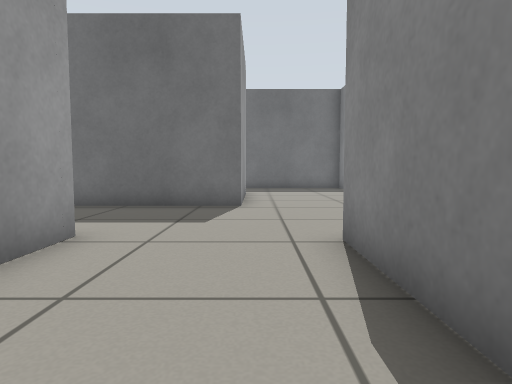
[1] (above)

17 first-person views from a walk through a robot-simulator world made for Gazebo. The camera is 0.5 m above the floor, tilts 4° down and sees 75° across. The floor is counted in squares, 0.5 m on a side. Each view is taken from the middle of a square. On the plan, view 1 faces up. The plan holds only what a view shows up to about 12 squares ahead; the rest is blank.

[2]
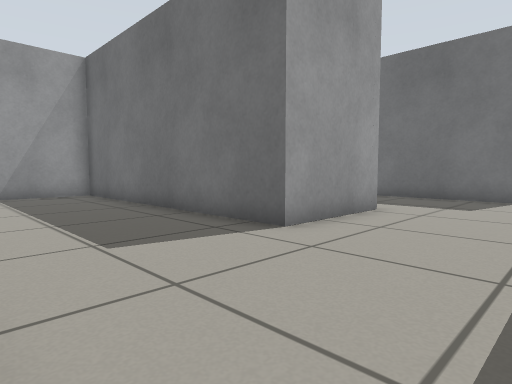

[3]
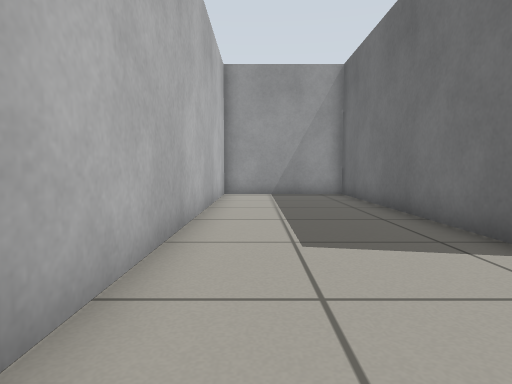

[4]
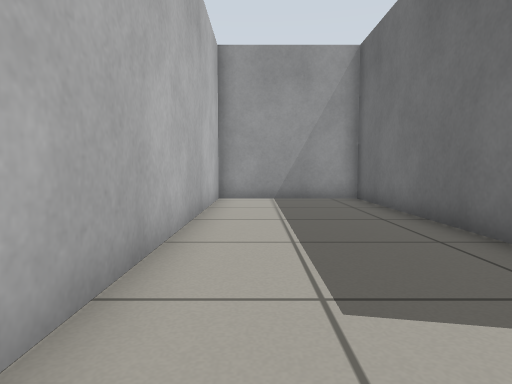

[5]
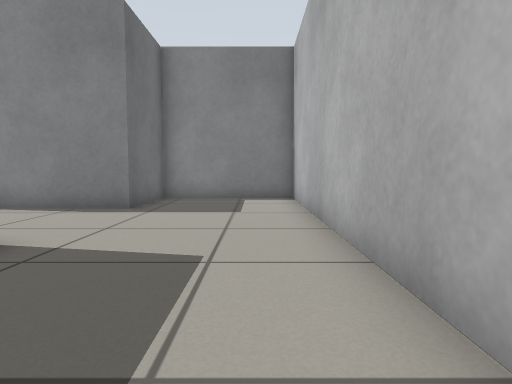

[6]
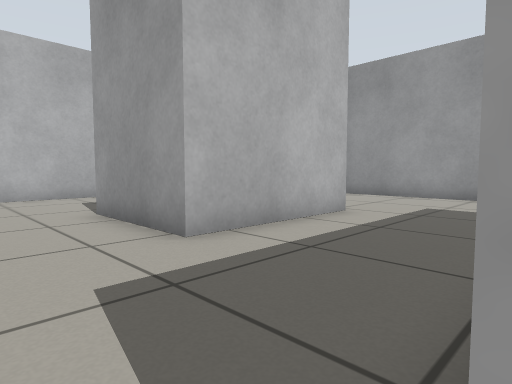

[7]
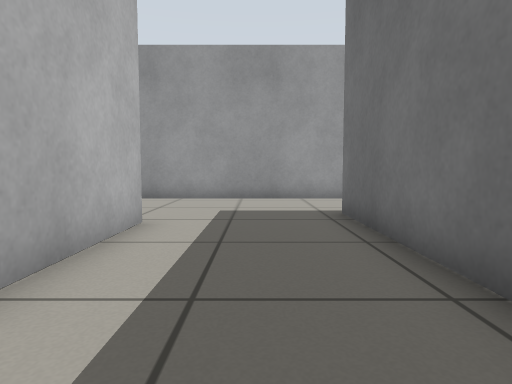

[8]
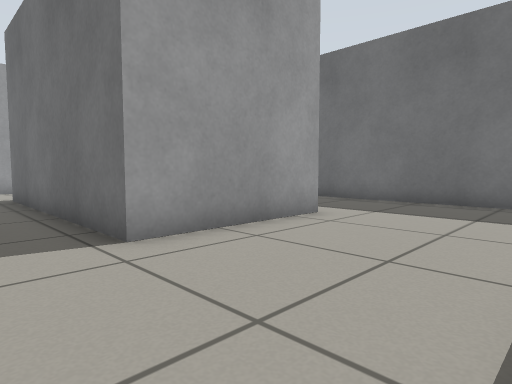

[9]
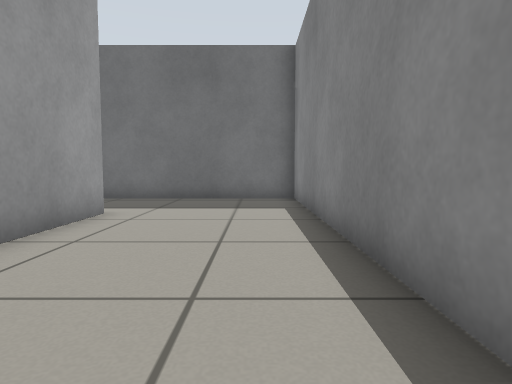

[10]
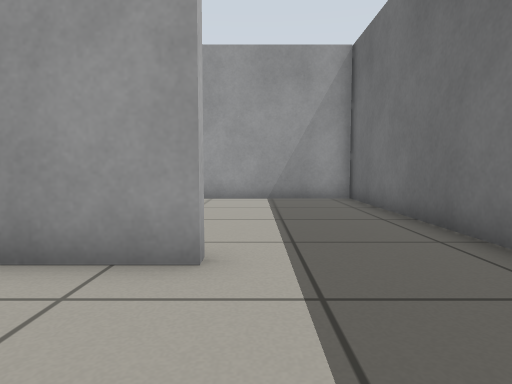

[11]
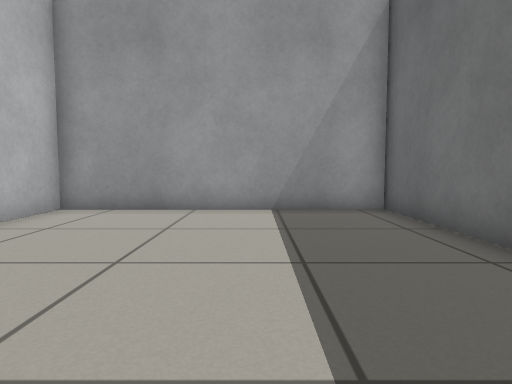

[12]
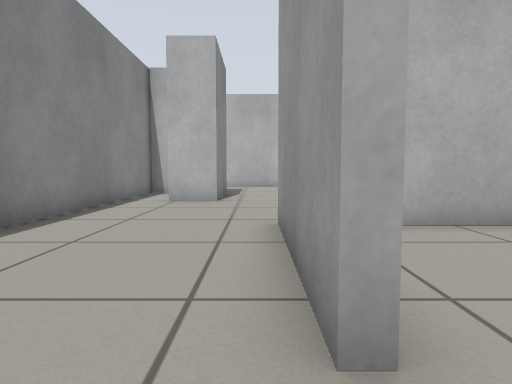

[13]
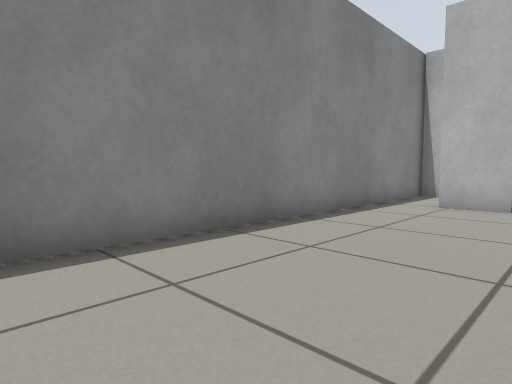

[14]
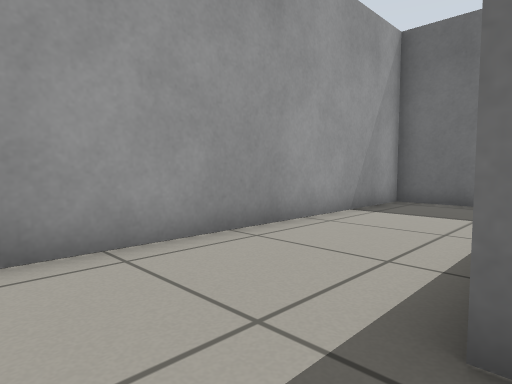

[15]
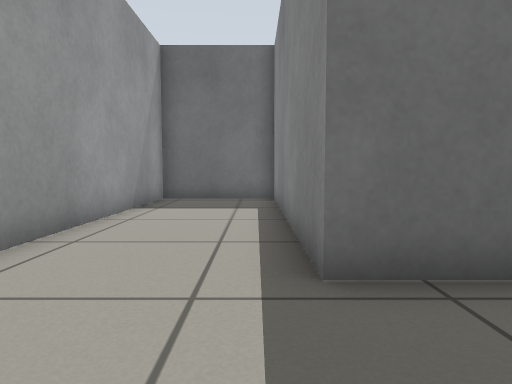

[16]
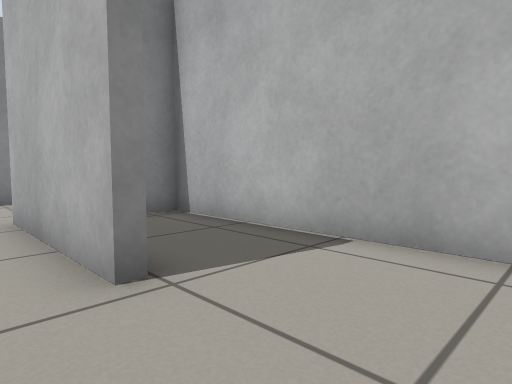

[17]
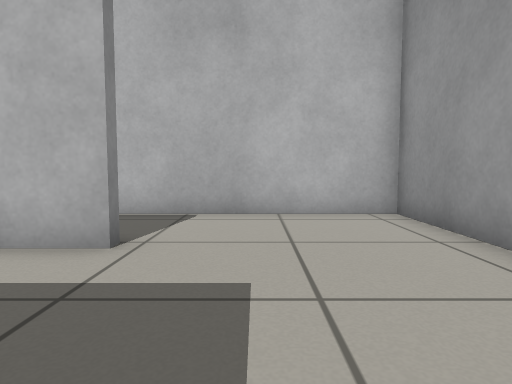

### Floor plan
Points are (right, up) in squares from view 1. A wall is a line through its corners. A room is listed if a view was taken in it or the views show most of it. See-through windows are left out.
Room 1 (views 1, 2, 3, 4, 5)
walls: (-2.7, 4.9) (-2.7, 1.4) (-12.1, 1.4) (-12.1, -3.2) (4.3, -3.2) (4.3, 1); (4.2, 1.1) (1.2, 1.1) (1.2, 4.6)
ways out: opening at (-1, 4.7) to room 2
Room 2 (views 6, 7, 8, 9, 10, 11, 12, 13, 14, 15, 16, 17)
walls: (1.2, 4.6) (2.8, 4.6); (-0.4, 13.5) (-0.4, 8.9) (-8.4, 8.9) (-8.4, 17.2) (-12.1, 17.2) (-12.1, 5.4); (-7.2, 4.9) (-2.7, 4.9); (3.6, 1.4) (4.2, 1.4); (4.3, 1) (4.3, 17.2) (-0.4, 17.2)
ways out: opening at (-1, 4.7) to room 1; opening at (-1, 15) to room 3; opening at (-9.5, 5) to room 4
Room 3 (no view inside)
walls: (-4.5, 9.2) (-2.5, 9.2); (-0.4, 17.2) (-8.1, 17.2) (-8.1, 9.2) (-6.1, 9.2)
ways out: opening at (-1, 15) to room 2
Room 4 (no view inside)
walls: (-7.2, 4.5) (-7.2, 4.9); (-12.1, 5.4) (-12.1, 1.7) (-3, 1.7)
ways out: opening at (-9.5, 5) to room 2

Positions as (right, up) in squares from view 1, and headings:
1: (0, 0), facing up
2: (1, -3), facing up-left
3: (1, -2), facing left
4: (-1, -2), facing left
5: (-7, -2), facing right
6: (0, 9), facing down-left
7: (-1, 7), facing left
8: (4, 7), facing up-left
9: (3, 6), facing up
10: (3, 14), facing left
11: (0, 14), facing left
12: (0, 15), facing down
13: (0, 14), facing down-right
14: (-8, 7), facing up-left
15: (-9, 6), facing up
16: (-10, 6), facing down-right
17: (-9, 9), facing down
